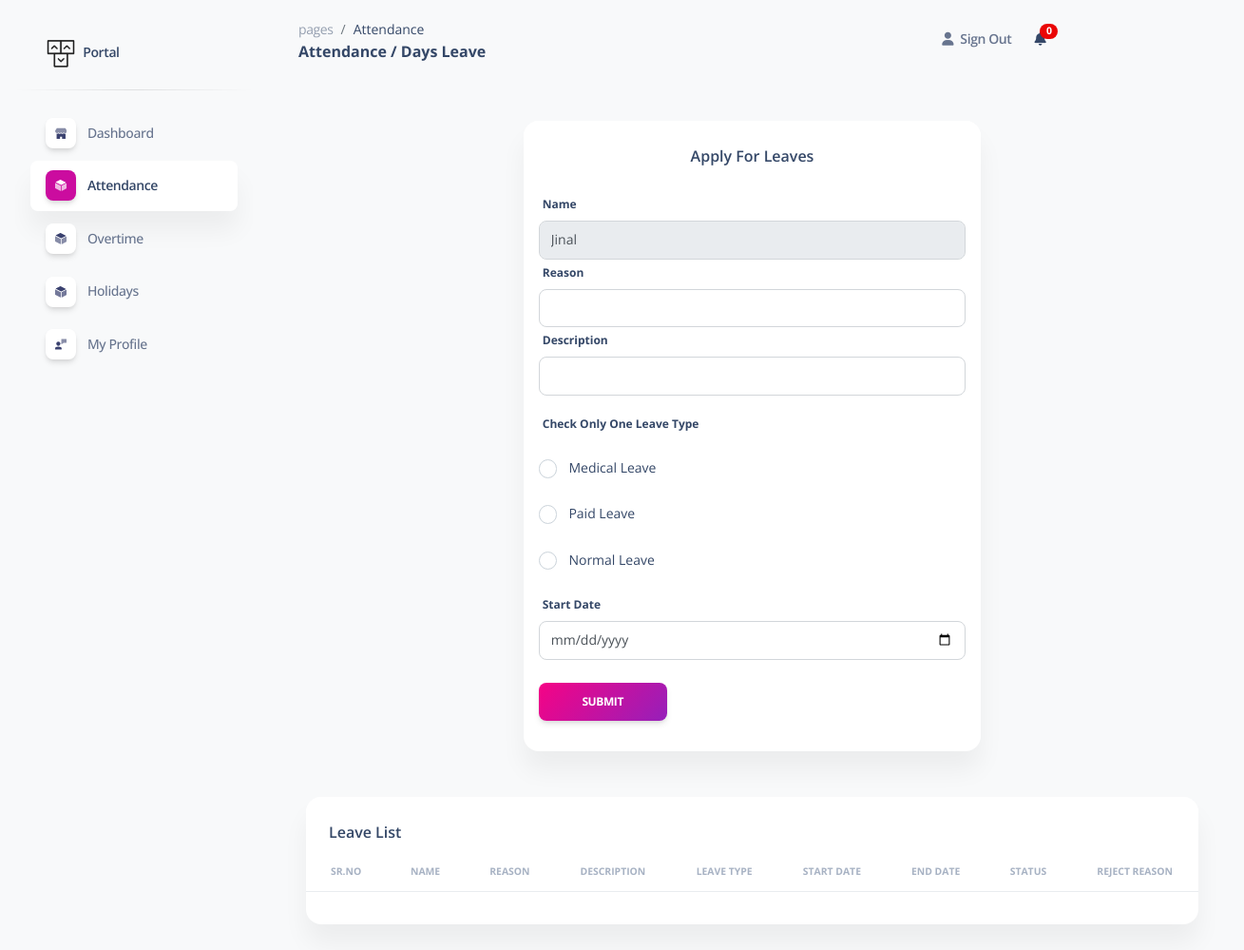
/applyforleaves.php (signed in), run on an earlier commit of the app's database.
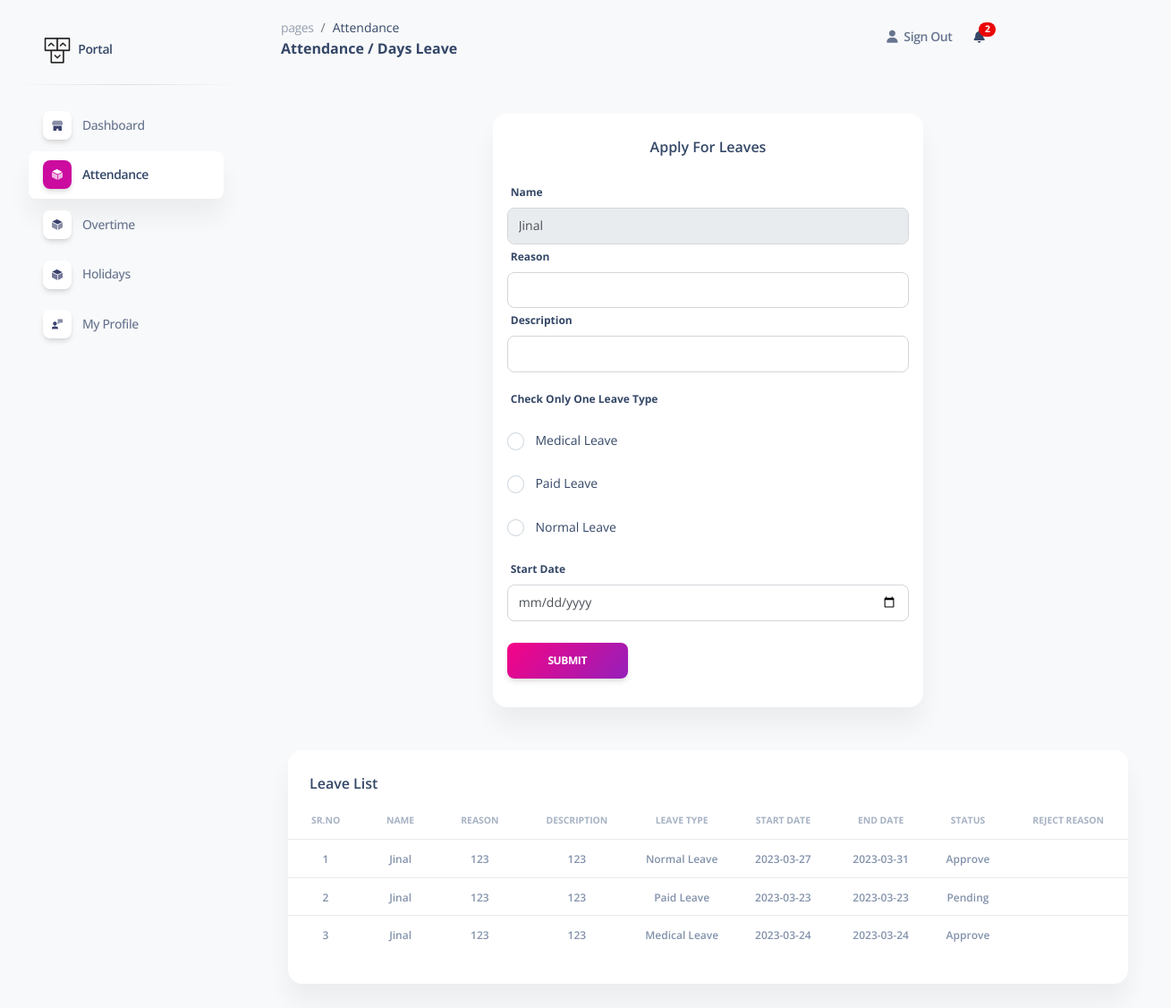
And on a later commit of the database.
### tables this page shows
CREATE TABLE `user` (
  `user_id` int(11) NOT NULL,
  `user_name` varchar(255) NOT NULL,
  `user_email` varchar(50) NOT NULL,
  `user_password` varchar(50) NOT NULL,
  `user_type` int(50) NOT NULL DEFAULT 1 COMMENT '1 = user, 2 = admin',
  `user_image` text NOT NULL,
  `monthly_salary` int(15) DEFAULT NULL,
  `daily_salary` int(15) NOT NULL DEFAULT 0,
  `user_status` varchar(50) NOT NULL DEFAULT '1' COMMENT '1 = active , 0 = deactive',
  `created_date` datetime NOT NULL DEFAULT current_timestamp() COMMENT 'Created time and date'
);

CREATE TABLE `leave_data` (
  `id` int(11) NOT NULL,
  `user_id` int(11) NOT NULL,
  `leave_reason` varchar(255) NOT NULL,
  `leave_description` text NOT NULL,
  `leave_type` varchar(255) DEFAULT NULL,
  `leave_start_date` date NOT NULL,
  `leave_end_date` date DEFAULT NULL,
  `total_days` varchar(255) NOT NULL,
  `leave_status` varchar(255) NOT NULL DEFAULT 'pending',
  `leave_reject_reason` varchar(255) NOT NULL,
  `read_status` int(11) NOT NULL,
  `created_date` datetime NOT NULL DEFAULT current_timestamp()
);

### applyforleaves.php (the view, shortened to what the changed rows need)
<!DOCTYPE html>
<html lang="en">
<head>
  <link href="assets/css/nucleo-icons.css" rel="stylesheet" />
  <link href="assets/css/nucleo-svg.css" rel="stylesheet" />
  <link href="assets/css/nucleo-svg.css" rel="stylesheet" />
  <link id="pagestyle" href="assets/css/soft-ui-dashboard.css?v=1.0.3" rel="stylesheet" />
  <link rel="stylesheet" href="https://cdn.datatables.net/1.13.4/css/jquery.dataTables.css" />
</head>
<body class="g-sidenav-show  bg-gray-100">
  <?php include 'dbcon.php'; ?>
  <main class="main-content position-relative max-height-vh-100 h-100 mt-1 border-radius-lg ">
    <?php include 'navbar.php'; ?>
    <div class="container-fluid py-4">
      <div class="row d-flex justify-content-center align-items-center">
        <div class="col-xl-6 col-md-6 mt-4">
          <div class="card">
            <div class="card-body pt-4 p-3">
              <form method="post" action="">
                <ul class="list-group">
                  <div class="form-group">
                    <?php
                    $userid = $_SESSION['user_id'];
                    $result = mysqli_query($con, "SELECT user_name from user where user_id='$userid'");
                    while ($row = mysqli_fetch_array($result)) {
                      ?>
                      <label>Name</label>
                      <input class="form-control" type="text" name="start" value="<?php echo $row['user_name']; ?>"
                        readonly>
                      <label>Reason</label>
                    <?php } ?>
                    <input class="form-control" type="text" name="reason" required>
                    <label>Description</label>
                    <input class="form-control" type="text" name="description" required>
                    <div class="form-group mt-3">
                      <label class="form-control-label">Check Only One Leave Type</label>
                    </div>
                    <div class="form-check mb-3">
                      <input class="form-check-input" type="radio" id="1" name="radio" value="Medical Leave"
                        onclick="show1();">
                      <label class="form-check-label" for="1">Medical Leave</label>
                    </div>
                    <div class="form-check mb-3">
                      <input class="form-check-input" type="radio" id="2" name="radio" value="Paid Leave"
                        onclick="show2();">
                      <label class="form-check-label" for="2">Paid Leave</label>
                    </div>
                    <div class="form-check ">
                      <input class="form-check-input" type="radio" id="3" name="radio" value="Normal Leave"
                        onclick="show3();">
                      <label class="form-check-label" for="3">Normal Leave</label>
                    </div>
                  </div>
                </ul>
              </form>
            </div>
          </div>
        </div>
      </div>
      <div class="container-fluid py-5">
        <div class="row">
          <div class="col-12">
            <div class="card mb-4">
              <div class="card-body px-0 pt-0 pb-2">
                <div class="table-responsive p-0">
                  <table class="table align-items-center mb-0" id="data">
                    <thead>
                      <tr>
                        <th class="text-center text-uppercase text-secondary text-xxs font-weight-bolder opacity-7">
                          Sr.No</th>
                        <th class="text-center text-uppercase text-secondary text-xxs font-weight-bolder opacity-7">Name
                        </th>
                        <th class="text-center text-uppercase text-secondary text-xxs font-weight-bolder opacity-7">
                          Reason</th>
                        <th class="text-center text-uppercase text-secondary text-xxs font-weight-bolder opacity-7">
                          Description</th>
                        <th class="text-center text-uppercase text-secondary text-xxs font-weight-bolder opacity-7">
                          Leave Type</th>
                        <th class="text-center text-uppercase text-secondary text-xxs font-weight-bolder opacity-7">
                          Start Date</th>
                        <th class="text-center text-uppercase text-secondary text-xxs font-weight-bolder opacity-7">End
                          Date</th>
                        <th class="text-center text-uppercase text-secondary text-xxs font-weight-bolder opacity-7">
                          Status</th>
                        <th class="text-center text-uppercase text-secondary text-xxs font-weight-bolder opacity-7">
                          Reject Reason</th>
                      </tr>
                    </thead>
                    <tbody>
                      <?php
                      $sn = 1;
                      $userid = $_SESSION['user_id'];
                      $result = mysqli_query($con, "SELECT * from leave_data where user_id='$userid'");
                      $result1 = mysqli_query($con, "SELECT user_name from user where user_id='$userid'");
                      $row1 = mysqli_fetch_array($result1);
                      while ($row = mysqli_fetch_array($result)) {
                        ?>
                        <tr>
                          <td class="align-middle text-center">
                            <span class="text-secondary text-xs font-weight-bold ">
                              <?php echo $sn; ?>
                            </span>
                          </td>
                          <td class="align-middle text-center">
                            <span class="text-secondary text-xs font-weight-bold ">
                              <?php echo $row1['user_name']; ?>
                            </span>
                          </td>
                          <td class="align-middle text-center">
                            <span class="text-secondary text-xs font-weight-bold">
                              <?php echo $row['leave_reason']; ?>
                            </span>
                          </td>
                          <td class="align-middle text-center">
                            <span class="text-secondary text-xs font-weight-bold">
                              <?php echo $row['leave_description']; ?>
                            </span>
                          </td>
                          <td class="align-middle text-center">
                            <span class="text-secondary text-xs font-weight-bold">
                              <?php echo $row['leave_type']; ?>
                            </span>
                          </td>
                          <td class="align-middle text-center">
                            <span class="text-secondary text-xs font-weight-bold">
                              <?php echo $row['leave_start_date']; ?>
                            </span>
                          </td>
                          <td class="align-middle text-center">
                            <span class="text-secondary text-xs font-weight-bold">
                              <?php echo $row['leave_end_date']; ?>
                            </span>
                          </td>
                          <td class="align-middle text-center">
                            <span class="text-secondary text-xs font-weight-bold">
                              <?php echo $row['leave_status']; ?>
                            </span>
                          </td>
                          <td class="align-middle text-center">
                          </td>
                        </tr>
                        <?php $sn++;
                      } ?>
                    </tbody>
                </div>
                <br>
              </div>
            </div>
  </main>
</body>
</html>

### navbar.php (shortened to what the changed rows need)
<?php
include 'dbcon.php';
?>
<nav class="navbar navbar-main navbar-expand-lg px-0 mx-4 shadow-none border-radius-xl" id="navbarBlur"
  navbar-scroll="true">
  <div class="container-fluid py-1 px-3">
    <div class="collapse navbar-collapse mt-sm-0 mt-2 me-md-0 me-sm-4" id="navbar">
      <ul class="navbar-nav  justify-content-end">
        <?php
        $user_id = $_SESSION['user_id'];
        $sql2 =
          $result = mysqli_query($con, "SELECT * from leave_data WHERE user_id='$user_id' AND leave_status = 'Approve' AND read_status='0'");
        $count = mysqli_num_rows($result);
        ?>
        <form method="POST" action="">
          <li class="nav-item dropdown ms-md-auto pe-md-3 d-flex align-items-center">
            <a class="nav-link" href="&action=read" type="submit" role="button" data-bs-toggle="dropdown"
              aria-expanded="false" name="submit">
              <i class="fa fa-bell cursor-pointer"></i><span
                class="badge rounded-pill bg-danger text-center d-inline-flex align-items-center justify-content-center"
                style="width:10%; height:2vh; position: relative; top: -10px; left: -6px;">
                <?php echo $count; ?>
              </span>
            </a>
          </li>
        </form>
      </ul>
    </div>
  </div>
</nav>

What changed in the data, as far as the page shows it:
added leave_data: user.user_name "Jinal", leave_reason "123", leave_description "123", leave_type "Normal Leave", leave_start_date "2023-03-27", leave_end_date "2023-03-31", leave_status "Approve"
added leave_data: user.user_name "Jinal", leave_reason "123", leave_description "123", leave_type "Paid Leave", leave_start_date "2023-03-23", leave_end_date "2023-03-23", leave_status "Pending"
added leave_data: user.user_name "Jinal", leave_reason "123", leave_description "123", leave_type "Medical Leave", leave_start_date "2023-03-24", leave_end_date "2023-03-24", leave_status "Approve"
Also different on the page:
$count: "0" → "2"
